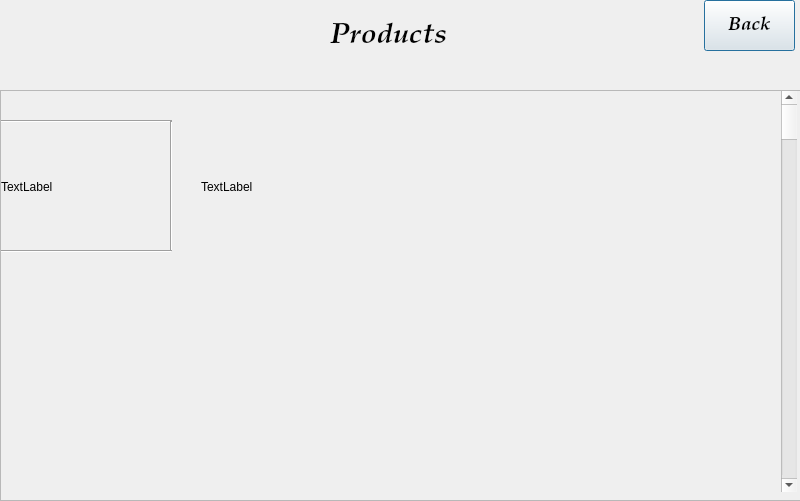
<?xml version="1.0" encoding="UTF-8"?>
<ui version="4.0">
 <class>Dialog</class>
 <widget class="QDialog" name="Dialog">
  <property name="geometry">
   <rect>
    <x>0</x>
    <y>0</y>
    <width>800</width>
    <height>501</height>
   </rect>
  </property>
  <property name="windowTitle">
   <string>Dialog</string>
  </property>
  <widget class="QPushButton" name="back_BTN">
   <property name="geometry">
    <rect>
     <x>704</x>
     <y>0</y>
     <width>91</width>
     <height>51</height>
    </rect>
   </property>
   <property name="font">
    <font>
     <family>Palatino Linotype</family>
     <pointsize>14</pointsize>
     <weight>75</weight>
     <italic>true</italic>
     <bold>true</bold>
    </font>
   </property>
   <property name="text">
    <string>Back</string>
   </property>
  </widget>
  <widget class="QScrollArea" name="scrollareaprod_ui">
   <property name="geometry">
    <rect>
     <x>0</x>
     <y>90</y>
     <width>801</width>
     <height>411</height>
    </rect>
   </property>
   <property name="widgetResizable">
    <bool>true</bool>
   </property>
   <widget class="QWidget" name="scrollAreaWidgetContents">
    <property name="geometry">
     <rect>
      <x>0</x>
      <y>0</y>
      <width>799</width>
      <height>409</height>
     </rect>
    </property>
    <widget class="QScrollBar" name="verticalScrollBar">
     <property name="geometry">
      <rect>
       <x>780</x>
       <y>0</y>
       <width>16</width>
       <height>401</height>
      </rect>
     </property>
     <property name="orientation">
      <enum>Qt::Vertical</enum>
     </property>
    </widget>
    <widget class="QLabel" name="label">
     <property name="geometry">
      <rect>
       <x>200</x>
       <y>30</y>
       <width>571</width>
       <height>131</height>
      </rect>
     </property>
     <property name="text">
      <string>TextLabel</string>
     </property>
    </widget>
    <widget class="QLabel" name="label_2">
     <property name="geometry">
      <rect>
       <x>0</x>
       <y>30</y>
       <width>171</width>
       <height>131</height>
      </rect>
     </property>
     <property name="text">
      <string>TextLabel</string>
     </property>
    </widget>
    <widget class="Line" name="line">
     <property name="geometry">
      <rect>
       <x>0</x>
       <y>20</y>
       <width>171</width>
       <height>20</height>
      </rect>
     </property>
     <property name="orientation">
      <enum>Qt::Horizontal</enum>
     </property>
    </widget>
    <widget class="Line" name="line_2">
     <property name="geometry">
      <rect>
       <x>160</x>
       <y>30</y>
       <width>20</width>
       <height>131</height>
      </rect>
     </property>
     <property name="orientation">
      <enum>Qt::Vertical</enum>
     </property>
    </widget>
    <widget class="Line" name="line_3">
     <property name="geometry">
      <rect>
       <x>0</x>
       <y>150</y>
       <width>171</width>
       <height>20</height>
      </rect>
     </property>
     <property name="orientation">
      <enum>Qt::Horizontal</enum>
     </property>
    </widget>
   </widget>
  </widget>
  <widget class="QLabel" name="productheading_LBL">
   <property name="geometry">
    <rect>
     <x>330</x>
     <y>20</y>
     <width>121</width>
     <height>31</height>
    </rect>
   </property>
   <property name="font">
    <font>
     <family>Palatino Linotype</family>
     <pointsize>22</pointsize>
     <weight>75</weight>
     <italic>true</italic>
     <bold>true</bold>
    </font>
   </property>
   <property name="text">
    <string>Products</string>
   </property>
  </widget>
 </widget>
 <resources/>
 <connections/>
</ui>
